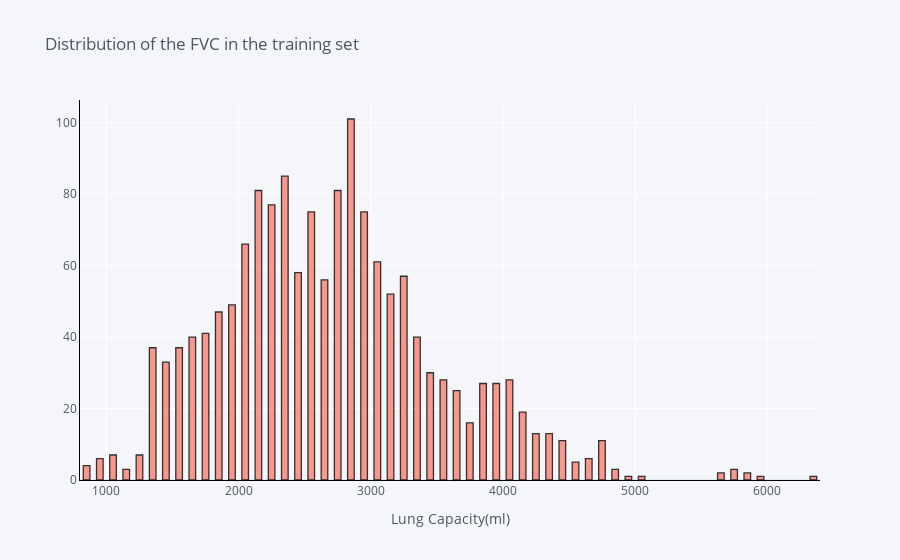

The code cell stored with this chart in its notebook:
### Code cell
train_df['FVC'].iplot(kind='hist',
                      xTitle='Lung Capacity(ml)', 
                      linecolor='black', 
                      opacity=0.8,
                      color='#FB8072',
                      bargap=0.5,
                      gridcolor='white',
                      title='Distribution of the FVC in the training set')

### Figure 1 — Plotly figure (JSON) as saved in the notebook; plotly's stock layout.template omitted (floating-point values rounded to 4 significant figures; data arrays with more than 128 entries replaced by an {"elided": "..."} marker saying what was removed)
{"data": [{"histfunc": "count", "histnorm": "", "marker": {"color": "rgba(251, 128, 114, 1.0)", "line": {"color": "#000000", "width": 1.3}}, "name": "FVC", "opacity": 0.8, "orientation": "v", "x": {"elided": "1549 int values"}, "type": "histogram"}], "layout": {"bargap": 0.5, "barmode": "overlay", "legend": {"bgcolor": "#F5F6F9", "font": {"color": "#4D5663"}}, "paper_bgcolor": "#F5F6F9", "plot_bgcolor": "#F5F6F9", "title": {"font": {"color": "#4D5663"}, "text": "Distribution of the FVC in the training set"}, "xaxis": {"gridcolor": "white", "linecolor": "black", "showgrid": true, "tickfont": {"color": "#4D5663"}, "title": {"font": {"color": "#4D5663"}, "text": "Lung Capacity(ml)"}, "zerolinecolor": "#E1E5ED"}, "yaxis": {"gridcolor": "white", "linecolor": "black", "showgrid": true, "tickfont": {"color": "#4D5663"}, "title": {"font": {"color": "#4D5663"}, "text": ""}, "zerolinecolor": "#E1E5ED"}}}
